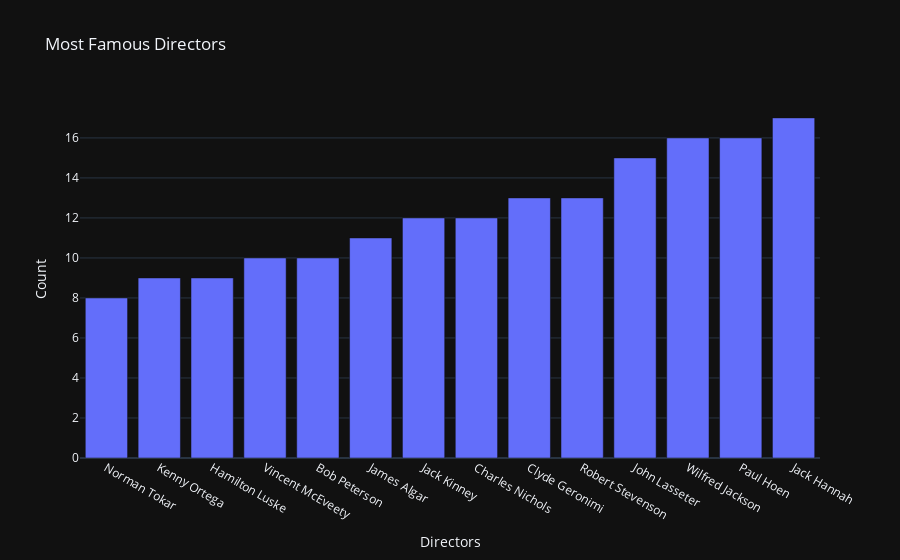

Notebook source saved alongside this figure:
### Code cell
#Looking closely at USA
df_india=df[df['country'].str.contains('United State',na=False)]
#For movies
df_india_movie=df_india[df_india['type']=='Movie']
#most popular directors by the number of movies
categories=", ".join(df_india_movie.director.fillna("")).split(", ")
counter_list=Counter(categories).most_common(15)
counter_list = [_ for _ in counter_list if _[0] != ""]
labels = [_[0] for _ in counter_list][::-1]
values = [_[1] for _ in counter_list][::-1]
trace=go.Bar(x=labels,y=values)
layout=go.Layout(template='plotly_dark',title='Most Famous Directors',xaxis=dict(title='Directors'),yaxis=dict(title='Count'))
fig=go.Figure(data=[trace],layout=layout)
fig.show()

### Figure 1 — Plotly figure (JSON) as saved in the notebook; plotly's stock layout.template omitted (floating-point values rounded to 4 significant figures)
{"data": [{"type": "bar", "x": ["Norman Tokar", "Kenny Ortega", "Hamilton Luske", "Vincent McEveety", "Bob Peterson", "James Algar", "Jack Kinney", "Charles Nichols", "Clyde Geronimi", "Robert Stevenson", "John Lasseter", "Wilfred Jackson", "Paul Hoen", "Jack Hannah"], "y": [8, 9, 9, 10, 10, 11, 12, 12, 13, 13, 15, 16, 16, 17]}], "layout": {"title": {"text": "Most Famous Directors"}, "xaxis": {"title": {"text": "Directors"}}, "yaxis": {"title": {"text": "Count"}}}}
